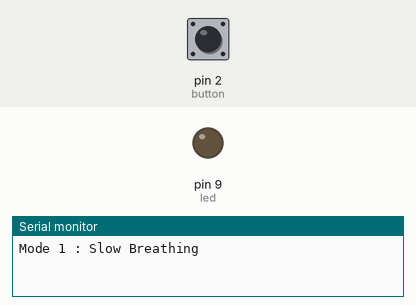
Simulated run of this sketch. Board: Arduino Uno, built with avr-gcc and run on an emulated ATmega328P. Shown: output pins drawn as LEDs (lit = HIGH), the last lines printed to the serial monitor. Inputs (shaded band) come from the test bench; at power-on: pin 2 (button) HIGH.

Above: at 6.5 s.
6.6 s: pin 2 (button) pulled LOW for 3 s
At 6.76 s:
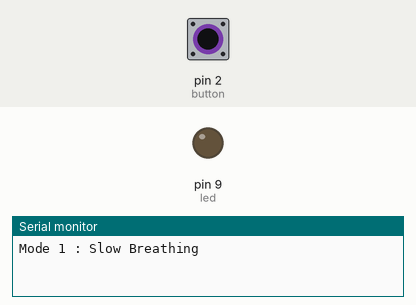
11.1 s: pin 2 (button) pulled LOW for 3 s
At 13.1 s:
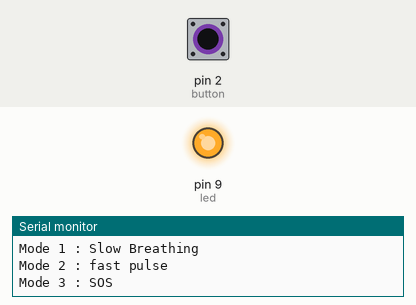
Timing chart, 0 to 21.6 s (numbered marks = the images above; inputs shaded):
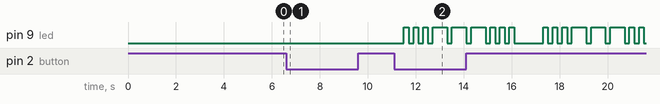

Measured:
- after the input at 6.6 s, pin 9 (led): stays LOW (without the input it goes to HIGH after 4.5 s)

The sketch:

pwm_night_light.ino
```cpp
const int led = 9;
const int button = 2;

int mode = 0;
bool lastButton = HIGH;
void setup(){
  pinMode(led,OUTPUT);
  pinMode(button,INPUT_PULLUP);
  Serial.begin(9600);
  Serial.println("Mode 1 : Slow Breathing");
}
void loop(){
  bool currentButton = digitalRead(button);

  if(lastButton == HIGH && currentButton == LOW){
    mode++;
    if(mode>2) mode = 0;
    if(mode ==0)
      Serial.println("Mode 1 : Slow Breathing");
   else if(mode ==1)
      Serial.println("Mode 2 : fast pulse");
    else
      Serial.println("Mode 3 : SOS");
     delay(200);
  }
  lastButton = currentButton;
  if(mode == 0)
    slowBreathing();
  else if(mode == 1)
    fastpulse();
    else
     sosPattern();
}
   void slowBreathing(){
     for( int i = 0;i<255;i++)
     {
       analogWrite(led,i);
       delay(6);
     }
     for(int i = 225;i>=0;i--)
     {
       analogWrite(led,i);
       delay(6);
     }
   }
   void fastpulse(){
     for( int i = 0;i<255;i++)
     {
       analogWrite(led,i);
       delay(1);
     }
     for(int i = 225;i>=0;i--)
     {
       analogWrite(led,i);
       delay(1);
     }
   }
    void sosPattern(){
      for(int i =0;i<3;i++){
        digitalWrite(led,HIGH);
         delay(200);
        digitalWrite(led,LOW);
         delay(200);
      }
      for(int i =0;i<3;i++){
        digitalWrite(led,HIGH);
         delay(600);
        digitalWrite(led,LOW);
         delay(200);
      }
      for(int i =0;i<3;i++){
        digitalWrite(led,HIGH);
         delay(200);
        digitalWrite(led,LOW);
         delay(200);
      }
      delay(1000);
    }
```
